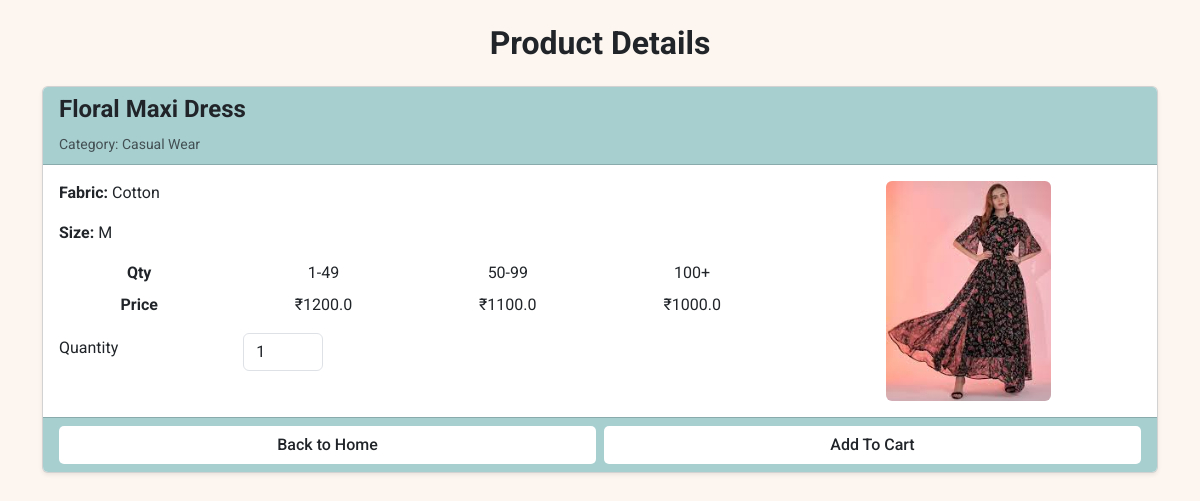
Screenshot of /deatiles/1 with the database file from the repository.
### manager/models.py (models this page shows, shortened)
class product(models.Model):
    name=models.CharField(max_length=20)
    size=models.CharField(max_length=20)
    fabric=models.CharField(max_length=20)
    description=models.TextField()
    listprice=models.FloatField()
    price=models.FloatField()
    price50=models.FloatField()
    price100=models.FloatField()
    categoryid=models.ForeignKey(category,on_delete=models.CASCADE)
    image=models.FileField(upload_to='media')

class category(models.Model):
    cname=models.CharField(max_length=100)

### user/views.py (the view)
# urls.py: path('deatiles/<int:id>',views.deatiles,name='deatiles'),
def deatiles(request,id):
    m=product.objects.filter(id=id)
    p={'m':m}
    return render(request,'user/showdetails.html',p)

### template/user/showdetails.html (shortened to what this page needs)
{% load static %}
<!DOCTYPE html>
<html lang="en">
<head>
    <link href="https://cdn.jsdelivr.net/npm/bootstrap@5.3.3/dist/css/bootstrap.min.css" rel="stylesheet">
</head>
<body>
<div class="container my-4">
    <h2 class="mb-4 text-center text-dark">Product Details</h2>
    <form action="{% url 'addcart' %}" method="post">
        {% for i in m %}
        <div class="card mb-4 shadow-sm product-card">
            <div class="card-header">
                <h4 class="text-dark">{{ i.name }}</h4>
                <small class="text-muted">Category: {{ i.categoryid.cname }}</small>
            </div>
            <div class="card-body">
                <div class="row">
                    <div class="col-md-8">
                        <p><strong>Fabric:</strong> {{ i.fabric }}</p>
                        <p><strong>Size:</strong> {{ i.size }}</p>
                        <div class="row qty-price-row mb-2">
                            <div class="col-3"><strong>Qty</strong></div>
                            <div class="col-3">1-49</div>
                            <div class="col-3">50-99</div>
                            <div class="col-3">100+</div>
                        </div>
                        <div class="row qty-price-row mb-3">
                            <div class="col-3"><strong>Price</strong></div>
                            <div class="col-3">₹{{ i.price }}</div>
                            <div class="col-3">₹{{ i.price50 }}</div>
                            <div class="col-3">₹{{ i.price100 }}</div>
                        </div>
                        <div class="row align-items-center mb-3">
                            <div class="col-3">
                                <label for="count" class="form-label">Quantity</label>
                            </div>
                            <div class="col-3">
                                <input type="number" min="1" name="count" value="1" class="form-control count-input">
                            </div>
                        </div>
                    </div>
                    <div class="col-md-4 text-center">
                        {% if i.image %}
                            <img src="{{ i.image.url }}" class="img-fluid rounded" alt="{{ i.name }}">
                        {% else %}
                            <img src="{% static 'no-image.png' %}" class="img-fluid rounded" alt="No Image">
                        {% endif %}
                    </div>
                </div>
            </div>
            <div class="card-footer">
                <div class="row g-2">
                    <div class="col-md-6">
                        <a href="{% url 'userhome' %}" class="btn btn-back w-100">Back to Home</a>
                    </div>
                    <div class="col-md-6">
                        <input type="submit" value="Add To Cart" class="btn btn-add w-100">
                    </div>
                </div>
            </div>
        </div>
        {% endfor %}
    </form>
</div>
</body>
</html>

### template/user/showdetails.html (style rules this page uses)
body { background-color: #fdf6f0; font-family: 'Roboto', sans-serif; }
h2, h4 { font-weight: 700; }
.product-card img { max-height: 220px; object-fit: contain; border-radius: 5px; }
.card-header { background-color: #a8cfd0; }
.qty-price-row div { text-align: center; }
.count-input { max-width: 80px; }
.btn-back { background-color:#ffffff; color:6b7280; font-weight: 500; border-radius: 5px; transition: 0.3s; }
.btn-add { background-color:#ffffff; color:6b7280; font-weight: 500; border-radius: 5px; transition: 0.3s; }
.card-footer { background-color: #a8cfd0; }
.card-body { background-color: #ffffff; }

### rows the page displays
product: name "Floral Maxi Dress", categoryid.cname "Casual Wear", fabric "Cotton", size "M", price "1200.0", price50 "1100.0", price100 "1000.0", image (picture)
